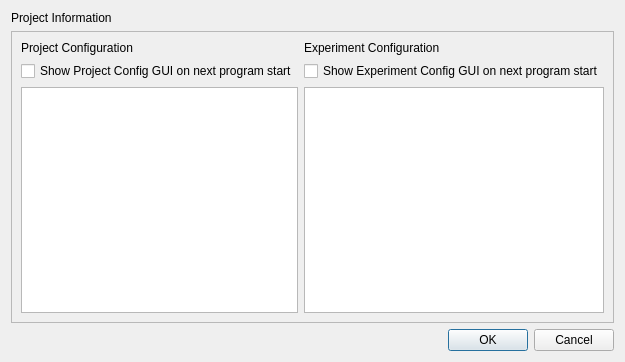
<?xml version="1.0" encoding="UTF-8"?>
<ui version="4.0">
 <class>Dialog</class>
 <widget class="QDialog" name="Dialog">
  <property name="geometry">
   <rect>
    <x>0</x>
    <y>0</y>
    <width>564</width>
    <height>362</height>
   </rect>
  </property>
  <property name="windowTitle">
   <string>Dialog</string>
  </property>
  <layout class="QVBoxLayout" name="verticalLayout">
   <item>
    <widget class="QLabel" name="label">
     <property name="text">
      <string>Project Information</string>
     </property>
    </widget>
   </item>
   <item>
    <widget class="QFrame" name="frame">
     <property name="frameShape">
      <enum>QFrame::StyledPanel</enum>
     </property>
     <property name="frameShadow">
      <enum>QFrame::Sunken</enum>
     </property>
     <property name="lineWidth">
      <number>1</number>
     </property>
     <property name="midLineWidth">
      <number>1</number>
     </property>
     <layout class="QGridLayout" name="gridLayout_2">
      <item row="2" column="0">
       <widget class="QTextEdit" name="ProjectConfigTextEdit">
        <property name="textInteractionFlags">
         <set>Qt::TextSelectableByMouse</set>
        </property>
       </widget>
      </item>
      <item row="0" column="0">
       <widget class="QLabel" name="label_2">
        <property name="text">
         <string>Project Configuration</string>
        </property>
       </widget>
      </item>
      <item row="1" column="0">
       <widget class="QCheckBox" name="showProjectGuiCheckbox">
        <property name="text">
         <string>Show Project Config GUI on next program start</string>
        </property>
       </widget>
      </item>
      <item row="0" column="1">
       <widget class="QLabel" name="label_3">
        <property name="text">
         <string>Experiment Configuration</string>
        </property>
       </widget>
      </item>
      <item row="1" column="1">
       <widget class="QCheckBox" name="showExptGuiCheckbox">
        <property name="text">
         <string>Show Experiment Config GUI on next program start</string>
        </property>
       </widget>
      </item>
      <item row="2" column="1">
       <widget class="QTextEdit" name="ExptConfigTextEdit">
        <property name="textInteractionFlags">
         <set>Qt::TextSelectableByMouse</set>
        </property>
       </widget>
      </item>
     </layout>
     <zorder>gridLayoutWidget</zorder>
     <zorder>label_2</zorder>
     <zorder>showProjectGuiCheckbox</zorder>
     <zorder>ProjectConfigTextEdit</zorder>
     <zorder>label_3</zorder>
     <zorder>showExptGuiCheckbox</zorder>
     <zorder>ExptConfigTextEdit</zorder>
    </widget>
   </item>
   <item>
    <widget class="QDialogButtonBox" name="buttonBox">
     <property name="orientation">
      <enum>Qt::Horizontal</enum>
     </property>
     <property name="standardButtons">
      <set>QDialogButtonBox::Cancel|QDialogButtonBox::Ok</set>
     </property>
    </widget>
   </item>
  </layout>
 </widget>
 <resources/>
 <connections>
  <connection>
   <sender>buttonBox</sender>
   <signal>accepted()</signal>
   <receiver>Dialog</receiver>
   <slot>accept()</slot>
   <hints>
    <hint type="sourcelabel">
     <x>248</x>
     <y>254</y>
    </hint>
    <hint type="destinationlabel">
     <x>157</x>
     <y>274</y>
    </hint>
   </hints>
  </connection>
  <connection>
   <sender>buttonBox</sender>
   <signal>rejected()</signal>
   <receiver>Dialog</receiver>
   <slot>reject()</slot>
   <hints>
    <hint type="sourcelabel">
     <x>316</x>
     <y>260</y>
    </hint>
    <hint type="destinationlabel">
     <x>286</x>
     <y>274</y>
    </hint>
   </hints>
  </connection>
 </connections>
</ui>
